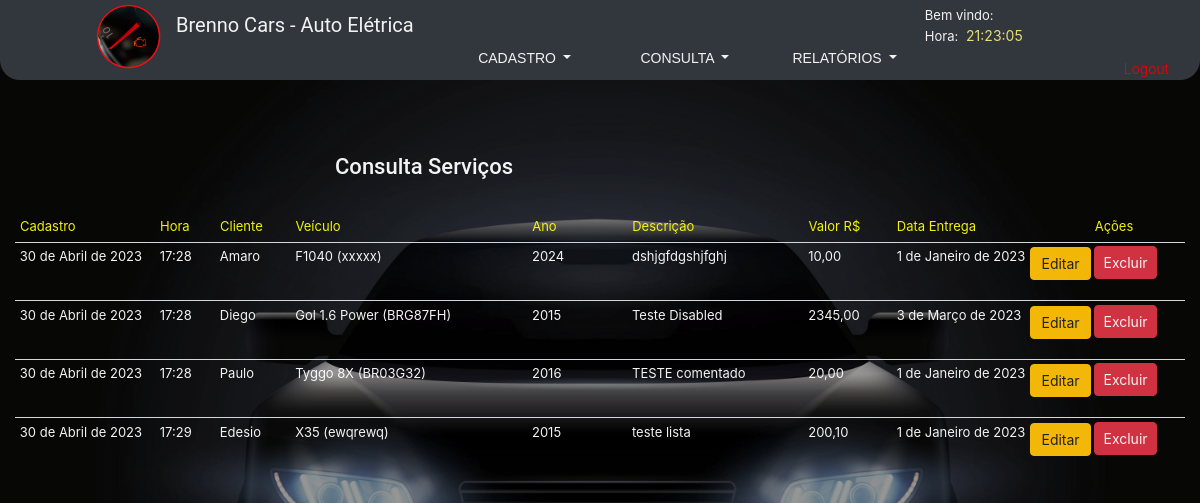
Page /lista_servicos/ (signed in) on the committed database.
### clientesF/models.py (models this page shows, shortened)
class Servico(models.Model):
    data_cadastro = models.DateField(auto_now = True)
    hora_cadastro = models.TimeField(auto_now = True)
    valor = models.DecimalField(max_digits=10, decimal_places=2)
    data_entrega = models.DateField()
    cliente = models.ForeignKey(Cliente, on_delete=models.CASCADE, related_name='servicos')
    veiculo = models.ForeignKey(Veiculo, on_delete=models.CASCADE, related_name='servicos')
    descricao = models.CharField(max_length = 200)
    detalhes = models.TextField(blank=True, null=True)

class Veiculo(models.Model):
    data_cadastro = models.DateField(auto_now = True)
    hora_cadastro = models.TimeField(auto_now = True)
    cliente = models.ForeignKey(Cliente, on_delete = models.CASCADE, related_name = 'veiculos')
    marca = models.CharField(max_length=100)
    modelo = models.CharField(max_length=100)
    ano = models.IntegerField()
    placa = models.CharField(max_length=7, unique=True)

class Cliente(models.Model):
    data_cadastro = models.DateField(auto_now = True)
    hora_cadastro = models.TimeField(auto_now = True)
    nome = models.CharField(max_length=100)
    sobrenome = models.CharField(max_length=100)
    cpf = models.CharField(max_length = 14)
    data_nascimento = models.DateField ()
    profissao = models.CharField(max_length=100)
    telefone = models.CharField(max_length = 15)
    celular = models.CharField(max_length = 15)
    cep = models.CharField(max_length=9)
    endereco = models.CharField(max_length=200)
    cidade = models.CharField(max_length=100)
    estado = models.CharField(max_length = 100)
    uf = models.CharField(max_length = 2)
    email = models.EmailField()

### clientesF/views.py (the view)
# urls.py: path('lista_servicos/', lista_servicos, name='lista_servicos'),
@login_required
def lista_servicos(request):
    servicos = Servico.objects.all()
    return render(request, 'clientesF/servico_list.html', {'servicos': servicos})

### clientesF/templatetags/tempo_atual.py (called while the page is built)
@register.simple_tag
def tempo_atual():
    return datetime.datetime.now().strftime('%H:%M:%S')

### templates/clientesF/servico_list.html (shortened to what this page needs)
{% extends 'base.html' %}
{% block content %}
  <h2>Consulta Serviços</h2><br><br>
  <table class="table">
    <thead>
      <tr>
        <th class="consulta_dataCadastro">Cadastro</th>
        <th class="consulta_hora">Hora</th>
        <th class="consulta">Cliente</th>
        <th class="consulta">Veículo</th>
        <th class="consulta_ano">Ano</th>
        <th class="consulta">Descrição</th>
        <th class="consulta">Valor R$</th>
        <th class="consulta">Data Entrega</th>
        <th class="consulta_acoes">Ações</th>
      </tr>
    </thead>
    <tbody>
      {% for servico in servicos %}
        <tr>
          <td>{{ servico.data_cadastro}}</td>
          <td>{{ servico.hora_cadastro}}</td>
          <td>{{ servico.veiculo.cliente.nome }}</td>
          <td>{{ servico.veiculo.modelo }} ({{ servico.veiculo.placa }})</td>
          <td>{{ servico.veiculo.ano }}</td>
          <td>{{ servico.descricao }}</td>
          <td>{{ servico.valor}}</td>
          <td>{{ servico.data_entrega}}</td>
          <td>
            <a href="{% url 'edita_servico' servico.pk %}" class="btn btn-warning">Editar</a>
            <form class="consulta" action="{% url 'exclui_servico' servico.pk %}" method="POST">
              <button type="submit" class="btn btn-danger" onclick="return confirm('Tem certeza que deseja excluir este servico?')">Excluir</button>
            </form>
          </td>
        </tr>
      {% empty %}
        <tr>
          <td colspan="5">Nenhum serviço encontrado.</td>
        </tr>
      {% endfor %}
    </tbody>
  </table>
{% endblock %}

### clientesF/static/_css/BrennoCar/style.css (style rules this page uses)
@media screen and
    (max-width: 1920px) { * { margin: 0; padding: 0; box-sizing: border-box; } }
@media screen and
    (max-width: 1920px) { html, body { width: 100%; height: 100%; } }
@media screen and
    (max-width: 1920px) { body { background-repeat: no-repeat; background-image: url(../../_images/BrennoCar/Car_Headlights_resize.png); background-position: 50% 70px; background-size: contain; background-color: rgba(9,9,7, 1); opacity:95%; } }
@media screen and
    (max-width: 1920px) { h2 { margin-top: 50px; font-size: 22px; margin-left: 320px; position: absolute; font-family: Montserrat, Roboto, Verdana, Geneva, Tahoma, sans-serif; color: #FFFFFF; } }
@media screen and
    (max-width: 1920px) { .table { margin-top: 60px; } }
@media screen and
    (max-width: 1920px) { .table thead th { padding: 5px 5px; border-bottom: 0; border-top: 0; } }
@media screen and
    (max-width: 1920px) { th.consulta_dataCadastro { width: 140px; } }
@media screen and
    (max-width: 1920px) { th.consulta_hora { width: 60px; } }
@media screen and
    (max-width: 1920px) { th.consulta, th.consulta_endereco, th.consulta_sobrenome, th.consulta_acoes, th.consulta_celular, th.consulta_telefone, th.consulta_dataCadastro, th.consulta_montadora, th.consulta_modelo, th.consulta_ano, th.consulta_placa, th.consulta_email, th.consulta_hora, th.consulta_cnpj, th.consulta_razaosocial { font-weight: 400; font-size: 13px; color: yellow; } }
@media screen and
    (max-width: 1920px) { th.consulta_ano { width: 100px; } }
@media screen and
    (max-width: 1920px) { .table td { padding: 0.3rem; vertical-align: top; border-top: 1px solid #dee2e6; } }
@media screen and
    (max-width: 1920px) { tbody { font-size: 13px; color: #FFFFFF; } }
@media screen and
    (max-width: 1920px) { .btn.btn-warning { margin-left: -64px; font-size: 14px; padding: 5px 10px; position: absolute; } }
@media screen and
    (max-width: 1920px) { .btn.btn-danger { font-size: 14px; margin-top: -86px; padding: 5px 8px; } }
@media screen and
    (max-width: 1920px) { form { margin-top: 96px; padding: 40px 60px; border-radius: 10px; border: 2px solid #FF6347; margin-left: 20%; width: 60%; height: 510px; } }
@media screen and
    (max-width: 1920px) { form.consulta { margin-top: 48px; width: 57px; padding: 0px; margin-left: 0; border: 0; height: 0; } }

### rows in the picture
Servico: data_cadastro "30 de Abril de 2023", hora_cadastro "17:28", veiculo.cliente.nome "Amaro", veiculo.modelo "F1040", veiculo.placa "xxxxx", veiculo.ano "2024", descricao "dshjgfdgshjfghj", valor "10,00", data_entrega "1 de Janeiro de 2023"
Servico: data_cadastro "30 de Abril de 2023", hora_cadastro "17:28", veiculo.cliente.nome "Diego", veiculo.modelo "Gol 1.6 Power", veiculo.placa "BRG87FH", veiculo.ano "2015", descricao "Teste Disabled", valor "2345,00", data_entrega "3 de Março de 2023"
Servico: data_cadastro "30 de Abril de 2023", hora_cadastro "17:28", veiculo.cliente.nome "Paulo", veiculo.modelo "Tyggo 8X", veiculo.placa "BR03G32", veiculo.ano "2016", descricao "TESTE comentado", valor "20,00", data_entrega "1 de Janeiro de 2023"
Servico: data_cadastro "30 de Abril de 2023", hora_cadastro "17:29", veiculo.cliente.nome "Edesio", veiculo.modelo "X35", veiculo.placa "ewqrewq", veiculo.ano "2015", descricao "teste lista", valor "200,10", data_entrega "1 de Janeiro de 2023"
